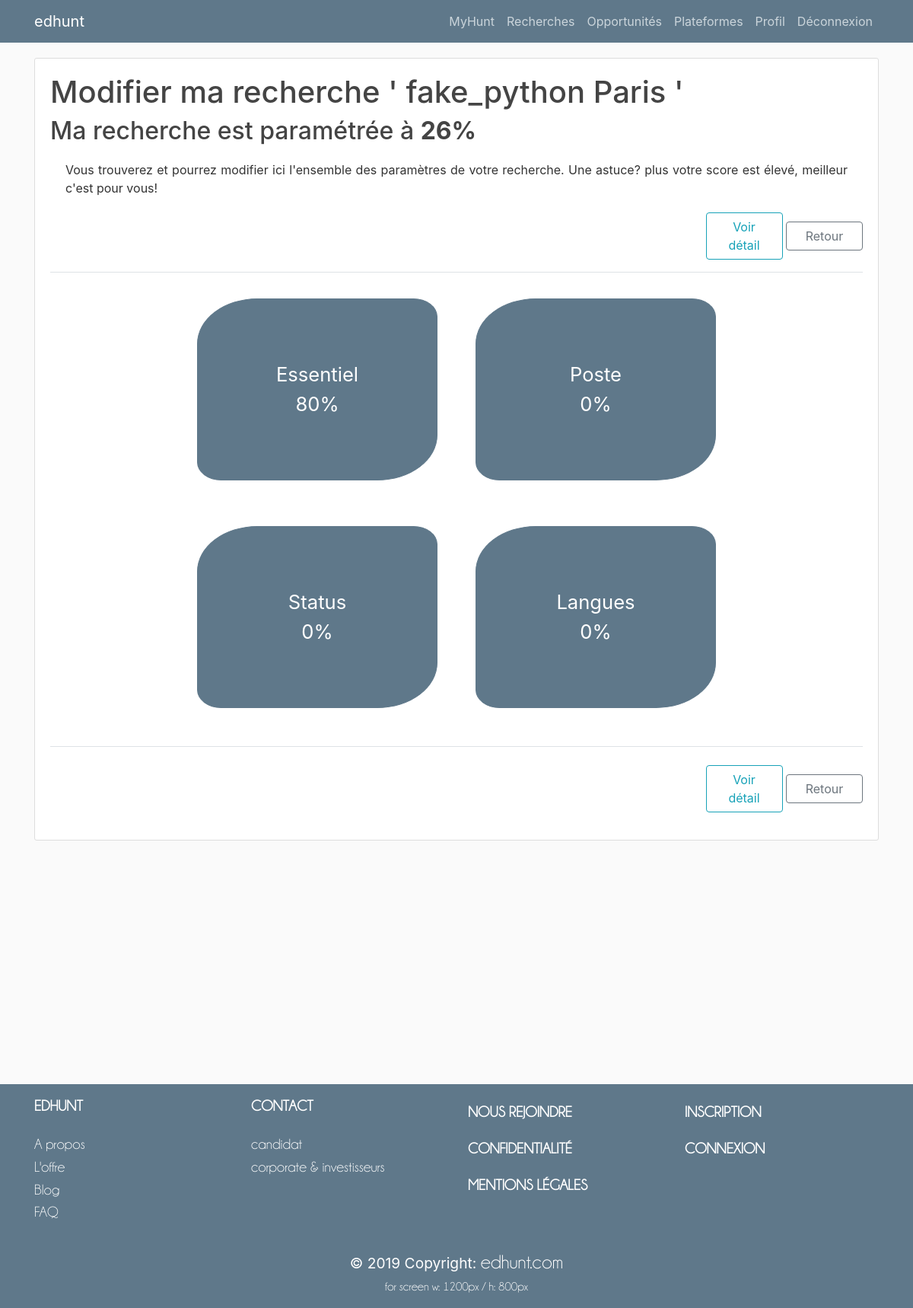
Screenshot of /manage_search/1 (signed in) with the database file from the repository.
### edhunt/searchs/model.py (models this page shows, shortened)
class Search(db.Model, UserMixin):
    id = db.Column(db.Integer, primary_key=True)
    name = db.Column(db.String(50), unique=False, nullable=False)
    mob = db.Column(db.Enum(*SearchsEnums.mob), unique=False, nullable=False)
    country = db.Column(db.String(200), unique=False, nullable=True)
    region = db.Column(db.String(200), unique=False, nullable=True)
    departement = db.Column(db.String(200), unique=False, nullable=True)
    town = db.Column(db.String(200), unique=False, nullable=True)
    key_words = db.Column(db.Text(300), unique=False, nullable=False,
                          default=".")
    created = db.Column(db.String(20), unique=False, nullable=False,
                        default=datetime.utcnow)
    last_update = db.Column(db.String(20), unique=False, nullable=True)
    contract = db.Column(db.String(200), unique=False, nullable=True)
    employer = db.Column(db.String(200), unique=False, nullable=True)
    status = db.Column(db.String(200), unique=False, nullable=True)
    rem = db.Column(db.String(200), unique=False, nullable=True)
    currency = db.Column(db.Enum(*SearchsEnums.currency), unique=False,
                         nullable=True)
    management = db.Column(db.Enum(*SearchsEnums.booleen), unique=False,
                           nullable=True)
    company = db.Column(db.String(200), unique=False, nullable=True)
    not_company = db.Column(db.String(200), unique=False, nullable=True)
    company_size = db.Column(db.String(200), unique=False, nullable=True)
    job = db.Column(db.String(200), unique=False, nullable=True)
    sector = db.Column(db.String(200), unique=False, nullable=True)
    function = db.Column(db.Enum(*SearchsEnums.function), unique=False,
                         nullable=True)
    position = db.Column(db.String(200), unique=False, nullable=True)
    not_key_words = db.Column(db.Text(300), unique=False, nullable=True)
    english_mandatory = db.Column(db.String(200),
                                  unique=False, nullable=True)
    other_languages = db.Column(db.String(200), unique=False, nullable=True)
    user_id = db.Column(db.Integer, db.ForeignKey('user.id'), unique=False,
                        nullable=False)
    opportunities = db.relationship('Opportunity', backref='search', lazy=True)
    def columns_list(self=None):
        if self:
            return [column.key for column in self.__table__.columns]
        else:
            return [column.key for column in Search.__table__.columns]
    @property
    def global_score(self):
        vals = [getattr(self, k) for k in self.columns_list() if getattr(self, k)]
        n = round(len(vals) * 100 / len(self.columns_list()))
        return n
    @property
    def essentiel_keys(self):
        keys = ["name", "key_words", 'mob', 'created', 'last_update']
        return keys
    @property
    def essentiel_score(self):
        vals = [getattr(self, k) for k in self.essentiel_keys if getattr(self, k)]
        n = round(len(vals) * 100 / len(self.essentiel_keys))
        return n
    @property
    def essentiel_fields(self):
        vals = [getattr(self, k) for k in self.essentiel_keys]
        vals = [(i if i else '-') for i in vals]
        labels = ['Nom', 'Mots Clés', 'Mobilité', 'Créée', 'Dernière MAJ']
        return zip(labels, vals)
    @property
    def job_keys(self):
        keys = ["company", "not_company", 'company_size', 'job', 'sector', 'function', 'position', 'not_key_words']
        return keys
    @property
    def job_score(self):
        vals = [getattr(self, k) for k in self.job_keys if getattr(self, k)]
        n = round(len(vals) * 100 / len(self.job_keys))
        return n
    @property
    def job_fields(self):
        vals = [getattr(self, k) for k in self.job_keys]
        vals = [(i if i else '-') for i in vals]
        labels = ['Entreprise(s) souhaitée(s)', 'Entreprise(s) évitée(s)', 'Taille', 'Poste', 'Secteur', "Fonction", 'Position', 'Mots clés évités']
        return zip(labels, vals)
    @property
    def status_keys(self):
        keys = ["contract", "employer", 'status', 'rem', 'currency', 'management']
        return keys
    @property
    def status_score(self):
        vals = [getattr(self, k) for k in self.status_keys if getattr(self, k)]
        n = round(len(vals) * 100 / len(self.status_keys))
        return n
    @property
    def status_fields(self):
        vals = [getattr(self, k) for k in self.status_keys]
        vals = [(i if i else '-') for i in vals]
        labels = ['Contrat(s)', "Type d'employeur(s)", 'Status', 'Rémuneration', 'Monnaie', "Management"]
        return zip(labels, vals)
    @property
    def language_keys(self):
        keys = ["english_mandatory", 'other_languages']
        return keys
    @property
    def language_score(self):
        vals = [getattr(self, k) for k in self.language_keys if getattr(self, k)]
        n = round(len(vals) * 100 / len(self.language_keys))
        return n
    @property
    def language_fields(self):
        vals = [getattr(self, k) for k in self.language_keys]
        vals = [(i if i else '-') for i in vals]
        labels = ["Niveau d'Anglais", "Autres langues"]
        return zip(labels, vals)

### edhunt/searchs/routes.py (the view)
@searchs.route("/manage_search/<search_id>", methods=["GET"])
@login_required
def manage_search(search_id):
    handle_authentication(False)
    search = Search.query.filter_by(id=search_id).first()
    if current_user.id != search.user_id:
        flash("sorry this is not your search, you are not allowed", "danger")
        return redirect(url_for("main.edhunt"))
    return render_template('search/manage_search2.html',
                           title="Search",
                           search=search)

### edhunt/utils/routes.py (called while the page is built)
def handle_authentication(expected):
    if (not expected) and (not current_user.is_authenticated):
        flash("something went wrong you have to be authetifiacted, please login first", "danger")
        return redirect(url_for('login'))
    elif expected and current_user.is_authenticated:
        flash("you are already authetified", "danger")
        return redirect(url_for('manage_account'))

@login_manager.user_loader
def load_user(user_id):
    return User.query.get(int(user_id))

### edhunt/templates/search/manage_search2.html (shortened to what this page needs)
{% extends "layout.html" %}
{% block content %}
<link rel="stylesheet" type="text/css" href="{{ url_for('static', filename='css/user/manage_user2.css') }}">
<div class="content-section">
<div class="ehHeader">
  <h1 class="account - heading">Modifier ma recherche  ' {{search.name }} ' </h1>
      <h2> Ma recherche est paramétrée à  <strong> {{ search.global_score }}% </strong></h2>
  <div class="article-content" style="margin: 20px; text-align: justify;">Vous trouverez et pourrez modifier ici l'ensemble des paramètres de votre recherche. Une astuce? plus votre score est élevé, meilleur c'est pour vous!</div>
  <div class="text-right form-group">
    <a class="btn btn-outline-info ehButton" href="{{ url_for('searchs.visualize_search', search_id=search.id) }}"> Voir détail</a>
    <button class="btn btn-outline-secondary ehButton" onclick="goBack()"> Retour</button>
  </div>
</div>
<div class="ehBody">
<legend class="border-bottom mb-4"></legend>
  <div class="ehTildes">
    <div class="row">
    <div class="col-2 ">
    </div>
      <div class="col-4 ">
        <div id="essentielButton" class="ehTildeOff">Essentiel <br>{{ search.essentiel_score }}% </div>
      </div>
      <div class="col-4 ">
        <div id="jobButton" class="ehTildeOff">Poste <br>{{search.job_score}}% </div>
      </div>
    </div>
  </div>
  <div class="ehContents">
    </div>
  <div class="ehTildes">
    <div class="row">
    <div class="col-2 ">
    </div>
      <div class="col-4 ">
        <div id="statusButton" class="ehTildeOff">Status <br>{{ search.status_score }}% </div>
      </div>
      <div class="col-4 ">
        <div id="languageButton" class="ehTildeOff">Langues <br>{{search.language_score}}% </div>
      </div>
    </div>
  </div>
  <div class="ehContents">
    </div>
</div>
  <legend class="border-bottom mb-4"></legend>
  <div class="text-right form-group">
    <a class="btn btn-outline-info ehButton" href="{{ url_for('searchs.visualize_search', search_id=search.id) }}"> Voir détail</a>
    <button class="btn btn-outline-secondary ehButton" onclick="goBack()"> Retour</button>
  </div>
</div>
{% endblock content %}

### edhunt/static/css/layout2.css (style rules this page uses)
:root { --myBlue:#5f788a; --myBrown:#4F2C00; --myWhite:#fafafa; }
html { font-size: 1rem; background: #fafafa; }
body { background: #fafafa; color: #333333; margin-top: 0em; }
h1, h2, h3, h5, h6 { color: #444444; }
.content-section { background: #ffffff; border: 1px solid #dddddd; border-radius: 3px; margin-bottom: 20px; margin-top: 20px; }
.article-content { white-space: pre-line; }

### edhunt/static/css/user/manage_user2.css (style rules this page uses)
@media (min-width: 100px) { .ehButton { font-size: 0.7rem; width: 60px; padding: 6px 2px } }
@media (min-width: 100px) { .content-section { padding: 2px; } }
@media (min-width: 100px) { .ehContents { padding: 3px 0px } }
@media (min-width: 100px) { .ehTildeOff { font-size: 0.7rem; padding: 10px -20px; margin: 1px; border-radius: 25% 10%; } }
@media (min-width: 300px) { .ehButton { font-size: 0.8rem; width: 70px; padding: 6px 2px } }
@media (min-width: 300px) { .content-section { padding: 5px; } }
@media (min-width: 300px) { .ehContents { padding: 5px 0px } }
@media (min-width: 300px) { .ehTildeOff { font-size: 0.8rem; padding: 10px 0px; margin: 1px; border-radius: 25% 10%; } }
@media (min-width: 400px) { .ehButton { font-size: 1rem; width: 80px; padding: 6px 5px } }
@media (min-width: 400px) { .content-section { padding: 8px; } }
@media (min-width: 400px) { .ehContents { padding: 10px 0px } }
@media (min-width: 400px) { .ehTildeOff { font-size: 1rem; padding: 30px 0px; margin: 3px; border-radius: 25% 10%; } }
@media (min-width: 576px) { .ehButton { font-size: 1rem; width: 101px; padding: 6px 12px } }
@media (min-width: 576px) { .content-section { padding: 10px; } }
@media (min-width: 576px) { .ehContents { padding: 15px 0px } }
@media (min-width: 576px) { .ehTildeOff { font-size: 1.4rem; padding: 40px 0px; margin: 4px; border-radius: 25% 10%; } }
@media (min-width: 768px) { .content-section { padding: 20px; } }
@media (min-width: 768px) { .ehContents { padding: 20px 0px } }
@media (min-width: 768px) { .ehTildeOff { font-size: 1.5rem; padding: 50px 0px; margin: 5px; border-radius: 25% 10%; } }
@media (min-width: 992px) { .content-section { padding: 20px; } }
@media (min-width: 992px) { .ehTildeOff { font-size: 1.6rem; padding: 80px 0px; margin: 10px; border-radius: 25% 10%; } }
.ehTildeOff { text-align:center; vertical-align: center; border:1px solid var(--myBlue); background-color:var(--myBlue); color:white; }

### rows the page displays
Search: name "fake_python Paris", global_score "26", essentiel_score "80", job_score "0", status_score "0", language_score "0"
